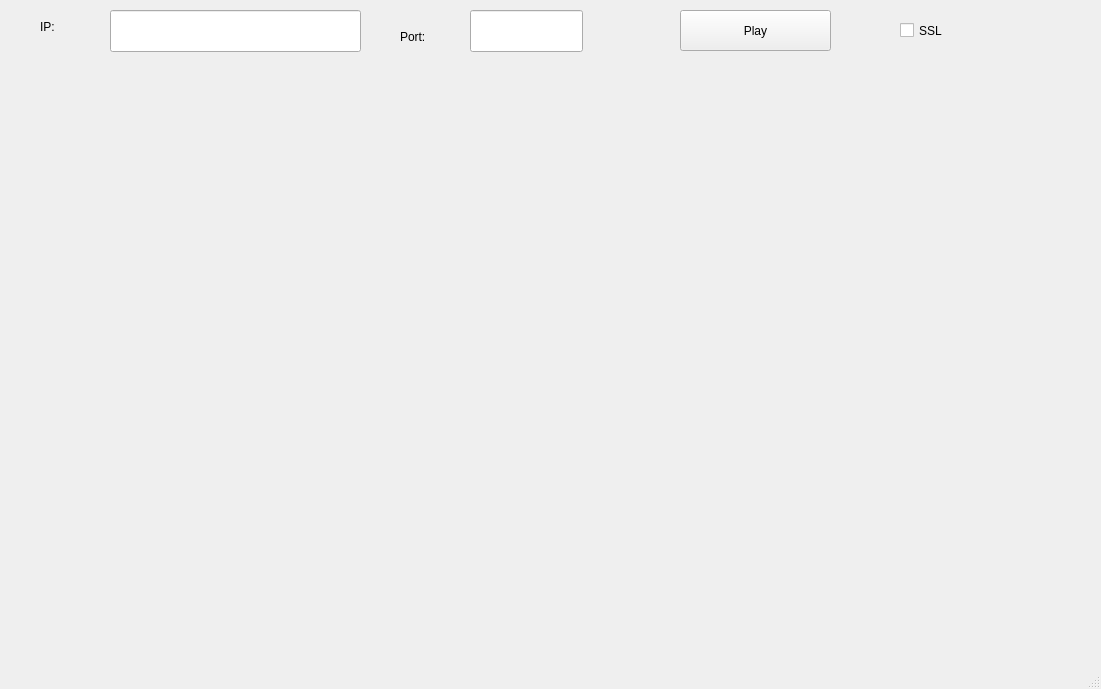
<?xml version="1.0" encoding="UTF-8"?>
<ui version="4.0">
 <class>MainWindow</class>
 <widget class="QMainWindow" name="MainWindow">
  <property name="geometry">
   <rect>
    <x>0</x>
    <y>0</y>
    <width>1101</width>
    <height>689</height>
   </rect>
  </property>
  <property name="windowTitle">
   <string>metaIPC client demo</string>
  </property>
  <widget class="QWidget" name="centralwidget">
   <widget class="QPushButton" name="m_b_play">
    <property name="geometry">
     <rect>
      <x>680</x>
      <y>10</y>
      <width>151</width>
      <height>41</height>
     </rect>
    </property>
    <property name="text">
     <string>Play</string>
    </property>
   </widget>
   <widget class="QLabel" name="label">
    <property name="geometry">
     <rect>
      <x>400</x>
      <y>20</y>
      <width>71</width>
      <height>34</height>
     </rect>
    </property>
    <property name="text">
     <string>Port:</string>
    </property>
   </widget>
   <widget class="QLineEdit" name="m_e_mqttIp">
    <property name="geometry">
     <rect>
      <x>110</x>
      <y>10</y>
      <width>251</width>
      <height>42</height>
     </rect>
    </property>
   </widget>
   <widget class="QLineEdit" name="m_e_mqttPort">
    <property name="geometry">
     <rect>
      <x>470</x>
      <y>10</y>
      <width>113</width>
      <height>42</height>
     </rect>
    </property>
   </widget>
   <widget class="QLabel" name="label_2">
    <property name="geometry">
     <rect>
      <x>40</x>
      <y>10</y>
      <width>41</width>
      <height>34</height>
     </rect>
    </property>
    <property name="text">
     <string>IP:</string>
    </property>
   </widget>
   <widget class="QCheckBox" name="m_c_mqttIsTls">
    <property name="geometry">
     <rect>
      <x>900</x>
      <y>10</y>
      <width>91</width>
      <height>41</height>
     </rect>
    </property>
    <property name="text">
     <string>SSL</string>
    </property>
   </widget>
  </widget>
  <widget class="QMenuBar" name="menubar">
   <property name="geometry">
    <rect>
     <x>0</x>
     <y>0</y>
     <width>1101</width>
     <height>21</height>
    </rect>
   </property>
  </widget>
  <widget class="QStatusBar" name="statusbar"/>
 </widget>
 <resources/>
 <connections/>
</ui>
